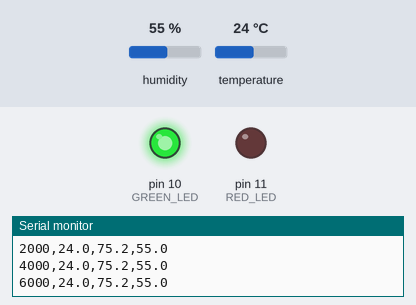
This sketch was run on a simulated Arduino Uno, built with avr-gcc and run on an emulated ATmega328P. On the bench: output pins drawn as LEDs (lit = HIGH), the last lines printed to the serial monitor. The test bench sets the inputs (shaded band); at power-on: humidity 55 %, temperature 24 °C.

Above: at 6.8 s.
6.9 s: humidity set to 79 %
12.3 s: humidity set to 82 %
At 14.9 s:
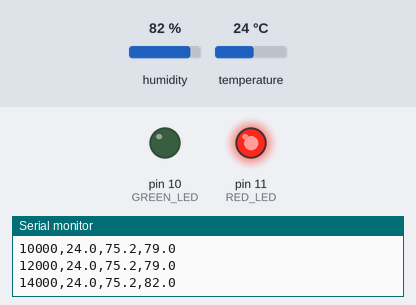
17.7 s: humidity set to 22 %
At 19.2 s:
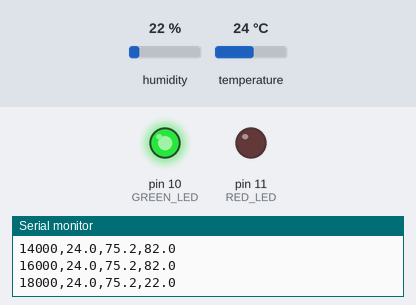
23.1 s: humidity set to 88 %
At 26.5 s:
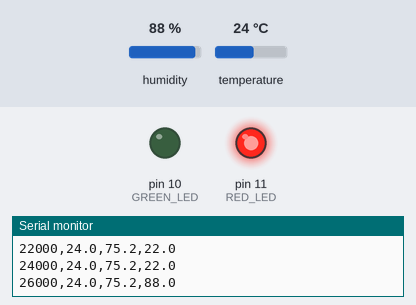
Timing chart, 0 to 28.0 s (numbered marks = the images above; inputs shaded):
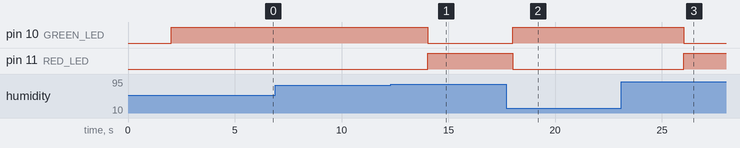

Measured:
- the behaviour switches between 80 and 81 % on humidity (found by bisection; images 0 and 1)
- after the input at 12.3 s, pin 10 (GREEN_LED): HIGH → LOW after 1.7 s; pin 11 (RED_LED): LOW → HIGH after 1.7 s
- after the input at 17.7 s, pin 10 (GREEN_LED): LOW → HIGH after 0.33 s; pin 11 (RED_LED): HIGH → LOW after 0.33 s
- after the input at 23.1 s, pin 10 (GREEN_LED): HIGH → LOW after 2.9 s; pin 11 (RED_LED): LOW → HIGH after 2.9 s

The sketch:

weather_station.ino
```cpp
/**
 * @file weather_station.ino
 * @author Vraj Ramavat
 * @brief Environmental monitoring station using DHT11/DHT22.
 * Submitted for Q21.
 */

#include "DHT.h"

// Pin definitions
#define DHTPIN 2
#define DHTTYPE DHT11 // Change to DHT22 if using DHT22

const int RED_LED = 11;
const int GREEN_LED = 10;

// Initialize DHT sensor
DHT dht(DHTPIN, DHTTYPE);

unsigned long previousMillis = 0;
const long interval = 2000; // Read every 2 seconds

void setup() {
  pinMode(RED_LED, OUTPUT);
  pinMode(GREEN_LED, OUTPUT);

  Serial.begin(9600);
  Serial.println("--- DHT Weather Station Initialized ---");
  Serial.println("Format: timestamp_ms,temp_C,temp_F,humidity");

  dht.begin();
}

void loop() {
  unsigned long currentMillis = millis();

  // Read sensor non-blocking every 2 seconds
  if (currentMillis - previousMillis >= interval) {
    previousMillis = currentMillis;

    // Read humidity and temperature
    float h = dht.readHumidity();
    float t = dht.readTemperature(); // Celsius

    // Check if any reads failed
    if (isnan(h) || isnan(t)) {
      Serial.println("[ERROR] Failed to read from DHT sensor!");

      // Flash Red LED to show sensor error
      digitalWrite(RED_LED, HIGH);
      digitalWrite(GREEN_LED, LOW);
      return;
    }

    // Convert Celsius to Fahrenheit
    float f = dht.readTemperature(true);

    // Print to Serial in CSV format
    Serial.print(currentMillis);
    Serial.print(",");
    Serial.print(t, 1);
    Serial.print(",");
    Serial.print(f, 1);
    Serial.print(",");
    Serial.println(h, 1);

    // Threshold checks (Temp > 35C or Humidity > 80%)
    if (t > 35.0 || h > 80.0) {
      digitalWrite(RED_LED, HIGH);   // Alert state
      digitalWrite(GREEN_LED, LOW);
    } else {
      digitalWrite(RED_LED, LOW);
      digitalWrite(GREEN_LED, HIGH);  // Normal state
    }
  }
}
```
